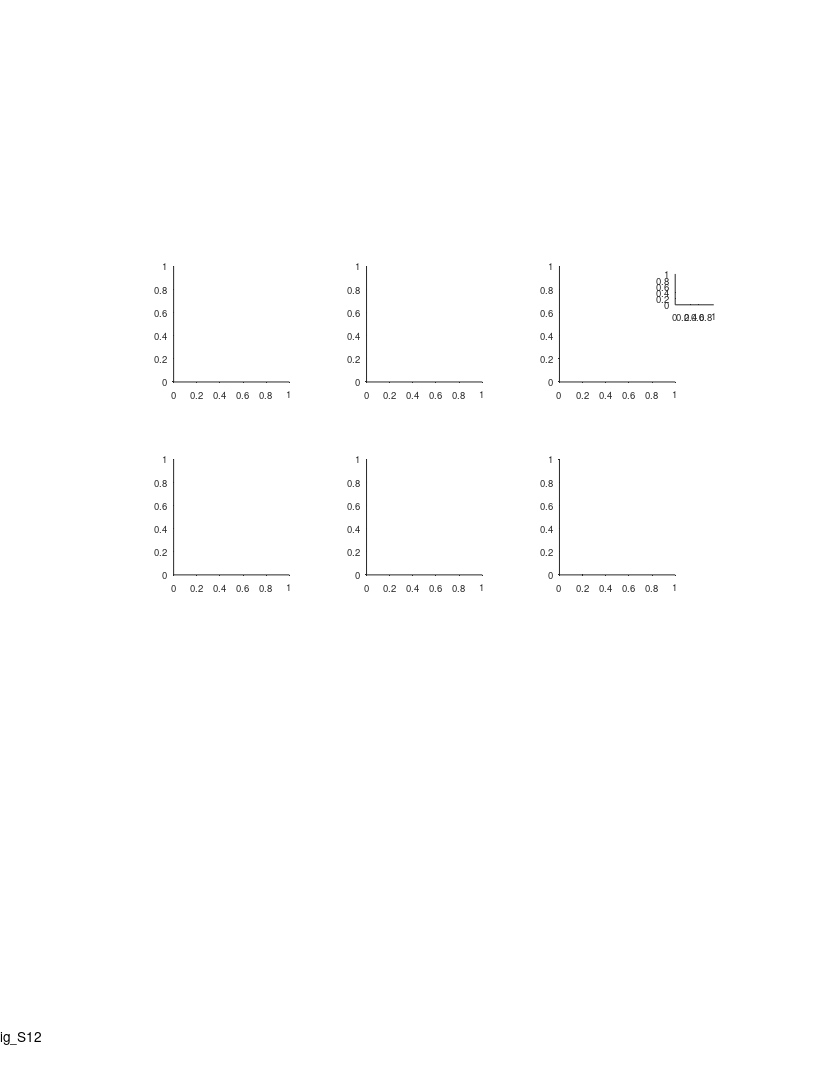

Write MATLAB code to recreate this figure. (Note: this script raises an error after producing the figure.)
%% Large Scale - Fig. S12 - compartmentalization

%%
clear 
clc

%% define output files
res_dir = 'L:\paper_figures';
mkdir(res_dir)
fig_name_str = 'fig_S12';
fig_caption_str = 'compartmentalization';
log_name_str = [fig_name_str '_log_file' '.txt'];
log_name_str = strrep(log_name_str , ':', '-');
log_name_str = strrep(log_name_str , ' ', '_');
log_name_out = fullfile(res_dir, log_name_str);

%% open log file
diary off
diary(log_name_out)
diary on
disp('Log file');
disp(['created: ', datestr(clock)]);
disp('======================================================');
disp([fig_name_str ': ' fig_caption_str]);
disp('======================================================');
disp('');

%% create figure
% =========================================================================
% figure_size_cm = [21.0 29.7]; % ~A4
figure_size_cm = [21.6 27.9]; % ~US letter
figure ;
% Some WYSIWYG options:
set(gcf,'DefaultAxesFontSize',7);
set(gcf,'DefaultAxesFontName','helvetica');
set(gcf,'DefaultAxesUnits','centimeters');
set(gcf,'PaperType','usletter')
% set(gcf,'PaperType','<custom>');
set(gcf,'PaperUnits','centimeters','PaperPosition',[0 0 figure_size_cm]);
set(gcf,'PaperOrientation','portrait');
set(gcf,'Units','centimeters','Position',get(gcf,'paperPosition')+[0 0 0 0]); % position on screen...
set(gcf, 'Renderer', 'painters');
set(groot, 'defaultAxesTickDir', 'out');
set(groot,  'defaultAxesTickDirMode', 'manual');
annotation('textbox', [0.5 1 0 0], 'String',fig_name_str, 'HorizontalAlignment','center','Interpreter','none', 'FitBoxToText','on');
pause(0.2); % workaround to solve matlab automatically changing the axes positions...

% create panels
% panels_pos_x = [2 6.5 11 15.5];
% panels_pos_y = [22 18 14 10 6 2];
% panels_size = [2.5 2.5];
% for ii_model = 1:6
%     for ii_feature = 1:4
%         panels(ii_model,ii_feature) = axes('position', [panels_pos_x(ii_feature) panels_pos_y(ii_model) panels_size]);
%     end
% end

% create panels
panels_pos_x = [3 8 13]+1.5;
panels_pos_y = [20 15]-2;
panels_size = [3 3];
panels=[];
panels(1,1) = axes('position', [panels_pos_x(1) panels_pos_y(1) panels_size]);
panels(2,1) = axes('position', [panels_pos_x(1) panels_pos_y(2) panels_size]);
panels(3,1) = axes('position', [panels_pos_x(2) panels_pos_y(1) panels_size]);
panels(4,1) = axes('position', [panels_pos_x(2) panels_pos_y(2) panels_size]);
panels(5,1) = axes('position', [panels_pos_x(3) panels_pos_y(1) panels_size]);
panels(6,1) = axes('position', [panels_pos_x(3) panels_pos_y(2) panels_size]);
panel_legend = axes('position', [17.5 20  1 0.8]);

%% load data
load('L:\processed_data_structs\cells_bat_200m.mat');
% load('L:\Yonatan_theory\20200806__model_ratio_LS\SegmentSmallScaleModel_FieldStatistics.mat');
% model_data_files = {
%     "L:\Yonatan_theory\20201201__CompartmentModelResults_3versions\SegmentSmallScaleModel_6mFields_FieldStatistics.mat",...
%     "L:\Yonatan_theory\20201201__CompartmentModelResults_3versions\SegmentSmallScaleModel_6mScaledInterLandmark_FieldStatistics.mat",...
%     "L:\Yonatan_theory\20201201__CompartmentModelResults_3versions\SegmentSmallScaleModel_200mSmallestField_FieldStatistics.mat"
%     };
model_data_files = {
"L:\Yonatan_theory\20201214__CompartmentModelResults_6versions_dist2LM\SegmentSmallScaleModel_FieldStatistics.mat"
"L:\Yonatan_theory\20201214__CompartmentModelResults_6versions_dist2LM\SegmentSmallScaleModel_FieldStatistics_nField.mat"
"L:\Yonatan_theory\20201214__CompartmentModelResults_6versions_dist2LM\SegmentSmallScaleModel_InterLandmark_FieldStatistics.mat"
"L:\Yonatan_theory\20201214__CompartmentModelResults_6versions_dist2LM\SegmentSmallScaleModel_InterLandmark_FieldStatistics_nField.mat"
"L:\Yonatan_theory\20201214__CompartmentModelResults_6versions_dist2LM\SegmentSmallScaleModel_SmallestField_FieldStatistics.mat"
"L:\Yonatan_theory\20201214__CompartmentModelResults_6versions_dist2LM\SegmentSmallScaleModel_SmallestField_FieldStatistics_nField.mat"
};
model_name_str = {
    {"6m fields";"match coverage"}
    {"6m fields";"match no. fields"}
    {"6m fields (scaled)";"match coverage"}
    {"6m fields (scaled)";"match no. fields"}
    {"smallest 200m fields";"match coverage"}
    {"smallest 200m fields";"match no. fields"}
    };

%% arrange data from 200m
signif = cat(1,cells.signif);
signif = arrayfun(@(x)(x.TF),signif);
signif = any(signif,2);
cells(~signif)=[];
signif = cat(1,cells.signif);
signif = arrayfun(@(x)(x.TF),signif);
stats = [cells.stats];
stats_all = [stats.all];
stats_dir = cat(1,stats.dir);
fields = cat(1,cells.fields);
fields = fields(signif);
fields = [fields{:}];
fields([fields.in_low_speed_area])=[];

field_num = [stats_dir(signif).field_num];
field_size = [fields.width_prc];
ratio_LS = [stats_all.field_ratio_LS];
ratio_LS(isnan(ratio_LS))=[];
ratio_LS_with_1s = [stats_all.field_ratio_LS];
ratio_LS_with_1s(isnan(ratio_LS_with_1s))=1;
    
%% run over models
for ii_model = 1:length(model_data_files)

    %%
    clear FieldSize_PoissonGamma MaxMinRatio_PoissonGamma fSEG_PoissonGamma nField_PoissonGamma NearestLandmark_PoissonGamma
    load(model_data_files{ii_model});
    
%% Fields size hist
axes(panels(ii_model,1));
cla('reset')
hold on
% text(-0.4,1.15, 'A', 'Units','normalized','FontWeight','bold');

bin_size = 0.2;
x1 = field_size;
x2 = FieldSize_PoissonGamma.*bin_size;

h = histogram(x1);
h.BinWidth = 1;
% h.Normalization = 'pdf';
h.Normalization = 'probability';
h.FaceColor = 0.5*[1 1 1];

h = histogram(x2);
h.BinWidth = 0.6;
% h.Normalization = 'pdf';
h.Normalization = 'probability';
h.DisplayStyle = 'stairs';
h.EdgeColor = 'c';
h.LineWidth=1.5;

[~,pval,ks2stat] = kstest2(x1,x2);
if pval==0
    pval = realmin;
end
text(0.35,1, ['P_{KS} = ' sprintf('%.2g',pval)], 'Units','normalized','FontSize',8);

ha=gca;
ha.XLim = [0 35];
ha.YLim = [5e-4 1e0];
ha.XTick = [0:10:40];
ha.YTick = 10.^[-5:0];
ha.TickDir='out';
ha.TickLength = [0.03 0.03];
ha.XRuler.TickLabelGapMultiplier = -0.35;
ha.YRuler.TickLabelGapMultiplier = 0.1;
ha.YScale = 'log';
xlabel('Field size (m)', 'Units','normalized','Position',[0.5 -0.13]);
ylabel('Fraction of fields')
% title(model_name_str{ii_model})

%% Fields size vs. dist2LM
% axes(panels(ii_model,4));
% cla('reset')
% hold on
% text(-0.42,1.15, 'D', 'Units','normalized','FontWeight','bold');
% 
% x = NearestLandmark_PoissonGamma * bin_size;
% y = FieldSize_PoissonGamma * bin_size;
% 
% plot(x,y,'.')
% % [rho,rhopval] = corr(x,y,'type','Spearman');
% % text(0.5,1, sprintf('%s = %.2f,  P_{%s} = %.2f', '/rho',rho,'/rho',rhopval), 'Units','normalized','FontSize',8);
% 
% ha=gca;
% % ha.XLim = [1 27];
% % ha.YLim = [5e-3 5e-1];
% % ha.XTick = [1 2 5 10 20];
% % ha.YTick = 10.^[-5:0];
% ha.TickDir='out';
% ha.TickLength = [0.03 0.03];
% ha.XRuler.TickLabelGapMultiplier = -0.35;
% ha.YRuler.TickLabelGapMultiplier = 0.1;
% xlabel({'Distance of fields';'to nearest landmark (m)'});
% ylabel('Field size (m)','Units','normalized');

%% Fields size ratio (max/min) hist
% axes(panels(ii_model,2));
% cla('reset')
% hold on
% text(-0.42,1.15, 'B', 'Units','normalized','FontWeight','bold');
% 
% x1 = ratio_LS;
% x2 = MaxMinRatio_PoissonGamma;
% 
% nBinEdges = 9;
% edges = logspace(0,log10(25),nBinEdges);
% h = histogram(x1);
% h.BinEdges = edges;
% h.Normalization = 'probability';
% h.FaceColor = 0.5*[1 1 1];
% 
% h = histogram(x2);
% h.BinWidth = 0.53;
% h.Normalization = 'probability';
% h.DisplayStyle = 'stairs';
% h.EdgeColor = 'c';
% h.LineWidth=1.5;
% 
% [~,pval,ks2stat] = kstest2(x1,x2);
% text(0.5,1, ['P_{KS} = ' sprintf('%.2g',pval)], 'Units','normalized','FontSize',8);
% 
% ha=gca;
% ha.XLim = [1 27];
% ha.YLim = [5e-3 5e-1];
% ha.XTick = [1 2 5 10 20];
% ha.YTick = 10.^[-5:0];
% ha.TickDir='out';
% ha.TickLength = [0.03 0.03];
% ha.XRuler.TickLabelGapMultiplier = -0.35;
% ha.YRuler.TickLabelGapMultiplier = 0.1;
% ha.XScale = 'log';
% ha.YScale = 'log';
% xlabel({'Field size ratio';'largest/smallest'},'Units','normalized','Position',[0.5 -0.17]);
% ylabel('Fraction of cells')

%% Number of fields
% axes(panels(ii_model,3));
% cla('reset')
% hold on
% text(-0.4,1.15, 'C', 'Units','normalized','FontWeight','bold');
% 
% bin_size = 0.2;
% x1 = field_num;
% x2 = nField_PoissonGamma;
% 
% h = histogram(x1);
% h.BinWidth = 1;
% % h.Normalization = 'pdf';
% h.Normalization = 'probability';
% h.FaceColor = 0.5*[1 1 1];
% 
% h = histogram(x2);
% h.BinWidth = 1;
% % h.Normalization = 'pdf';
% h.Normalization = 'probability';
% h.DisplayStyle = 'stairs';
% h.EdgeColor = 'c';
% h.LineWidth=1.5;
% 
% [~,pval,ks2stat] = kstest2(x1,x2);
% if pval==0
%     pval = 1e-300;
% end
% text(0.35,1, ['P_{KS} = ' sprintf('%.2g',pval)], 'Units','normalized','FontSize',8);
% 
% ha=gca;
% ha.XLim = [0 35];
% ha.YLim = [5e-4 1e0];
% ha.XTick = [0:10:40];
% ha.YTick = 10.^[-5:0];
% ha.TickDir='out';
% ha.TickLength = [0.03 0.03];
% ha.XRuler.TickLabelGapMultiplier = -0.35;
% ha.YRuler.TickLabelGapMultiplier = 0.1;
% ha.YScale = 'log';
% xlabel('No. of fields', 'Units','normalized','Position',[0.5 -0.13]);
% ylabel('Fraction of cells')

    %%
%     axes(panels(ii_model,end));
%     text(1.1,0.5,model_name_str{ii_model},'Units','normalized');

end % models

%% add titles to rows/columns
axes(panels(1,1));
text(-0.85,0.5,{'Matched';'coverage'},'Units','normalized','FontSize',9,'FontWeight','bold','HorizontalAlignment','center');
axes(panels(2,1));
text(-0.85,0.5,{'Matched';'no. of fields'},'Units','normalized','FontSize',9,'FontWeight','bold','HorizontalAlignment','center');

axes(panels(3,1));
text(0.5,1.8,{'Gamma distribution fitted to:'},'Units','normalized','FontSize',9,'FontWeight','bold','HorizontalAlignment','center');

axes(panels(1,1));
text(0.5,1.4,{'Field sizes in 6m tunnel'},'Units','normalized','FontSize',9,'FontWeight','bold','HorizontalAlignment','center');
axes(panels(3,1));
text(0.5,1.4,{'Field sizes in 6m tunnel';'scaled to median';'inter-landmark interval'},'Units','normalized','FontSize',9,'FontWeight','bold','HorizontalAlignment','center');
axes(panels(5,1));
text(0.5,1.4,{'Smallest field per neuron';'in 200m tunnel'},'Units','normalized','FontSize',9,'FontWeight','bold','HorizontalAlignment','center');

%% add legend
axes(panel_legend);
cla('reset');
hold on
xlim([0 4])
ylim([0 4])
axis equal
% hp=patch([1 1 2 2], 2*[1 1 1 1]+.3*[-1 1 1 -1], 0.5*[1 1 1],'EdgeColor','k');
hp=patch([1 1 2 2], [1 2 2 1]+2, 0.5*[1 1 1],'EdgeColor','k');
hp.Clipping='off';
plot([1 2],      1*[1 1], 'c','LineWidth',2,'Clipping','off');
text(2.6, 3.6, 'Data','FontSize',7,'HorizontalAlignment','left');
text(2.6, 0.5, {'Small-scale';'compartments model'},'FontSize',7,'HorizontalAlignment','left');
hax=gca;
hax.Visible='off';


%% print/save the figure
fig_name_out = fullfile(res_dir, [fig_name_str]);
print(gcf, fig_name_out, '-dpdf', '-cmyk', '-painters');
% print(gcf, fig_name_out, '-dtiff', '-cmyk', '-painters');
% saveas(gcf , fig_name_out, 'fig');
disp('figure was successfully saved to pdf/tiff/fig formats');



%%
